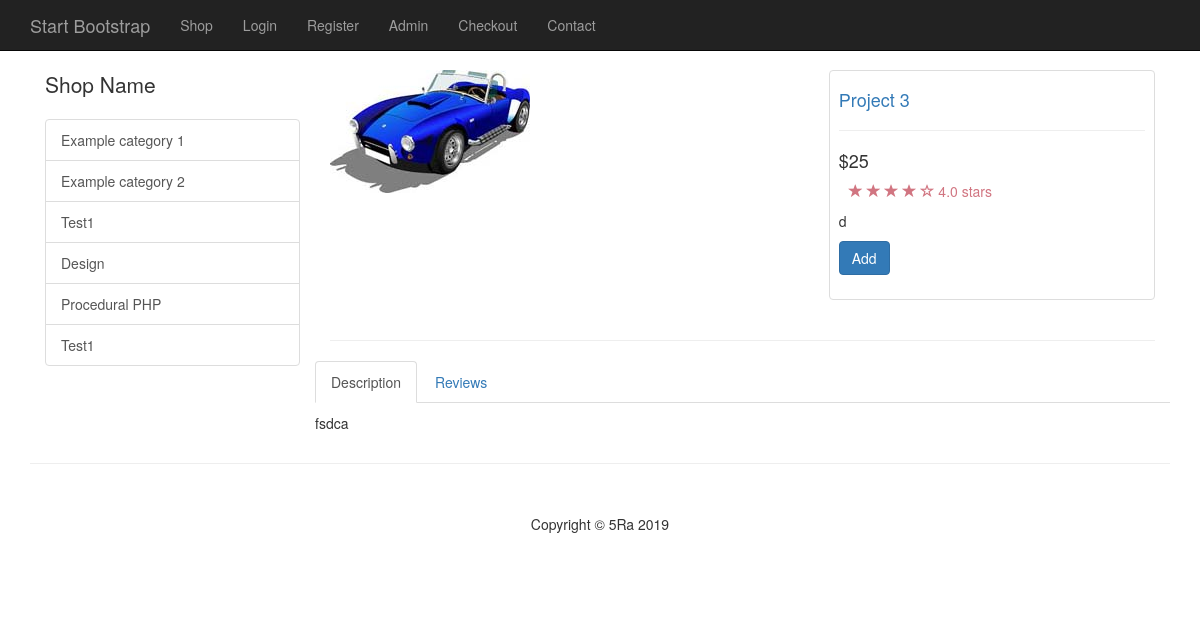
/item.php?id=3, run on the app's committed database.
### tables this page shows
CREATE TABLE `categories` (
  `cat_id` int(11) NOT NULL,
  `cat_title` varchar(255) NOT NULL
);

CREATE TABLE `products` (
  `product_id` int(11) NOT NULL,
  `product_title` varchar(255) NOT NULL,
  `product_category_id` int(11) NOT NULL,
  `product_price` float NOT NULL,
  `product_description` text NOT NULL,
  `short_desc` text NOT NULL,
  `product_image` varchar(255) NOT NULL,
  `product_quantity` int(11) NOT NULL
);

### public/item.php (the view, shortened to what this page needs)
<?php include(TEMPLATE_FRONT . DS . "header.php"); ?>
<div class="container">
    <?php include(TEMPLATE_FRONT . DS . "side_nav.php"); ?>
    <?php
    $query = query("SELECT * FROM products WHERE product_id= " . escape($_GET['id']) . " ");
    while($row = fetch_array($query)):
    ?>
<div class="col-md-9">
<div class="row">
    <div class="col-md-7">
       <img class="img-responsive" src="../resources/<?php echo display_image($row['product_image']); ?>" alt="">
    </div>
    <div class="col-md-5">
        <div class="thumbnail">
    <div class="caption-full">
        <h4><a href="#"><?php echo $row['product_title']; ?></a> </h4>
        <hr>
        <h4 class="">&#36;<?php echo $row['product_price']; ?></h4>
    <div class="ratings">
        <p>
            <span class="glyphicon glyphicon-star"></span>
            <span class="glyphicon glyphicon-star"></span>
            <span class="glyphicon glyphicon-star"></span>
            <span class="glyphicon glyphicon-star"></span>
            <span class="glyphicon glyphicon-star-empty"></span>
            4.0 stars
        </p>
    </div>
        <p><?php echo $row['short_desc']; ?></p>
    <form action="">
        <div class="form-group">
            <a href="../resources/cart.php?add=<?php echo $row['product_id']; ?>" class="btn btn-primary">Add</a>
        </div>
    </form>
    </div>
</div>
</div>
</div>
        <hr>
<div class="row">
<div role="tabpanel">
  <ul class="nav nav-tabs" role="tablist">
    <li role="presentation" class="active"><a href="#home" aria-controls="home" role="tab" data-toggle="tab">Description</a></li>
    <li role="presentation"><a href="#profile" aria-controls="profile" role="tab" data-toggle="tab">Reviews</a></li>
  </ul>
  <div class="tab-content">
    <div role="tabpanel" class="tab-pane active" id="home">
    <p><?php echo $row['product_description']; ?></p>
    </div>
 </div>
</div>
</div>
</div>
    <?php
    endwhile;
    ?>
</div>
<?php include(TEMPLATE_FRONT . DS . "footer.php"); ?>

### resources/functions.php (shortened to what this page needs)
<?php
function query($sql) {
    global $connection;
    return mysqli_query($connection, $sql);
}
function escape($str){
    global $connection;
    return mysqli_real_escape_string($connection, $str);
}
function fetch_array($result) {
    return mysqli_fetch_array($result);
}
function get_categories(){
    $query = "SELECT * FROM categories";
    $send_query = query($query);
    while($row = fetch_array($send_query)) {
        echo "<a href='category.php?id={$row['cat_id']}' class='list-group-item'>{$row['cat_title']}</a>";
    }
}
function display_image($picture) {
    return "uploads" . DS . $picture;
}

### public/css/shop-homepage.css (style rules this page uses)
body { padding-top: 70px; }
.ratings { padding-right: 10px; padding-left: 10px; color: #d17581; }
.thumbnail { padding: 0; }
.thumbnail .caption-full { padding: 9px; color: #333; }

### data on the page
categories: cat_title "Example category 1"
categories: cat_title "Example category 2"
categories: cat_title "Test1"
categories: cat_title "Design"
categories: cat_title "Procedural PHP"
categories: cat_title "Test1"
products: product_image (picture), product_title "Project 3", product_price "25", short_desc "d", product_description "fsdca"
